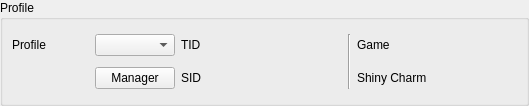
<?xml version="1.0" encoding="UTF-8"?>
<ui version="4.0">
 <class>ProfileDisplay7</class>
 <widget class="QWidget" name="ProfileDisplay7">
  <property name="geometry">
   <rect>
    <x>0</x>
    <y>0</y>
    <width>529</width>
    <height>106</height>
   </rect>
  </property>
  <property name="windowTitle">
   <string>Profile Display 7</string>
  </property>
  <layout class="QVBoxLayout" name="verticalLayout">
   <property name="leftMargin">
    <number>0</number>
   </property>
   <property name="topMargin">
    <number>0</number>
   </property>
   <property name="rightMargin">
    <number>0</number>
   </property>
   <property name="bottomMargin">
    <number>0</number>
   </property>
   <item>
    <widget class="QGroupBox" name="groupBoxProfile">
     <property name="title">
      <string>Profile</string>
     </property>
     <layout class="QGridLayout" name="gridLayout">
      <item row="0" column="0">
       <widget class="QLabel" name="label">
        <property name="text">
         <string>Profile</string>
        </property>
       </widget>
      </item>
      <item row="0" column="1">
       <widget class="QComboBox" name="comboBoxProfiles"/>
      </item>
      <item row="1" column="1">
       <widget class="QPushButton" name="pushButtonProfileManager">
        <property name="text">
         <string>Manager</string>
        </property>
       </widget>
      </item>
      <item row="0" column="2">
       <widget class="QLabel" name="labelTID">
        <property name="text">
         <string>TID</string>
        </property>
       </widget>
      </item>
      <item row="0" column="3">
       <widget class="QLabel" name="labelTIDValue"/>
      </item>
      <item row="1" column="2">
       <widget class="QLabel" name="labelSID">
        <property name="text">
         <string>SID</string>
        </property>
       </widget>
      </item>
      <item row="1" column="3">
       <widget class="QLabel" name="labelSIDValue"/>
      </item>
      <item row="0" column="4" rowspan="2">
       <widget class="Line" name="line">
        <property name="orientation">
         <enum>Qt::Orientation::Vertical</enum>
        </property>
       </widget>
      </item>
      <item row="0" column="5">
       <widget class="QLabel" name="labelGame">
        <property name="text">
         <string>Game</string>
        </property>
       </widget>
      </item>
      <item row="0" column="6">
       <widget class="QLabel" name="labelGameValue"/>
      </item>
      <item row="1" column="5">
       <widget class="QLabel" name="labelShinyCharm">
        <property name="text">
         <string>Shiny Charm</string>
        </property>
       </widget>
      </item>
      <item row="1" column="6">
       <widget class="QLabel" name="labelShinyCharmValue"/>
      </item>
     </layout>
    </widget>
   </item>
  </layout>
 </widget>
 <resources/>
 <connections/>
</ui>
